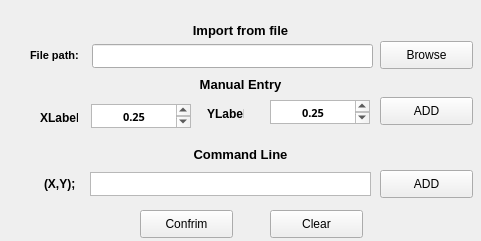
     <widget class="QWidget" name="TasksWidget" native="true">
      <property name="geometry">
       <rect>
        <x>550</x>
        <y>400</y>
        <width>481</width>
        <height>241</height>
       </rect>
      </property>
      <property name="styleSheet">
       <string notr="true">
QWidget#TasksWidget {
    background-color: qlineargradient(
        spread:pad, x1:0, y1:0, x2:0, y2:1,
        stop:0 palette(window), stop:1 palette(window)
    );
    padding: 10px;
    border: 1px solid palette(window);
}

</string>
      </property>
      <widget class="QPushButton" name="BaddPointCmndLine">
       <property name="geometry">
        <rect>
         <x>380</x>
         <y>170</y>
         <width>93</width>
         <height>28</height>
        </rect>
       </property>
       <property name="text">
        <string>ADD</string>
       </property>
      </widget>
      <widget class="QLineEdit" name="FilePathLabel">
       <property name="geometry">
        <rect>
         <x>92</x>
         <y>44</y>
         <width>281</width>
         <height>24</height>
        </rect>
       </property>
       <property name="font">
        <font>
         <pointsize>5</pointsize>
        </font>
       </property>
      </widget>
      <widget class="QTextEdit" name="addPointCmndLine">
       <property name="geometry">
        <rect>
         <x>90</x>
         <y>172</y>
         <width>281</width>
         <height>24</height>
        </rect>
       </property>
      </widget>
      <widget class="QLabel" name="label_26">
       <property name="geometry">
        <rect>
         <x>185</x>
         <y>74</y>
         <width>111</width>
         <height>20</height>
        </rect>
       </property>
       <property name="font">
        <font>
         <pointsize>10</pointsize>
         <bold>true</bold>
        </font>
       </property>
       <property name="text">
        <string>Manual Entry</string>
       </property>
       <property name="alignment">
        <set>Qt::AlignmentFlag::AlignCenter</set>
       </property>
      </widget>
      <widget class="QLabel" name="label_28">
       <property name="geometry">
        <rect>
         <x>30</x>
         <y>47</y>
         <width>81</width>
         <height>16</height>
        </rect>
       </property>
       <property name="font">
        <font>
         <pointsize>8</pointsize>
         <bold>true</bold>
        </font>
       </property>
       <property name="text">
        <string>File path:</string>
       </property>
      </widget>
      <widget class="QLabel" name="YLabel_2">
       <property name="geometry">
        <rect>
         <x>44</x>
         <y>174</y>
         <width>41</width>
         <height>20</height>
        </rect>
       </property>
       <property name="font">
        <font>
         <bold>true</bold>
        </font>
       </property>
       <property name="styleSheet">
        <string notr="true">border-color: rgb(0, 0, 0);</string>
       </property>
       <property name="text">
        <string>(X,Y);</string>
       </property>
      </widget>
      <widget class="QLabel" name="label_27">
       <property name="geometry">
        <rect>
         <x>185</x>
         <y>20</y>
         <width>111</width>
         <height>20</height>
        </rect>
       </property>
       <property name="font">
        <font>
         <pointsize>10</pointsize>
         <bold>true</bold>
        </font>
       </property>
       <property name="text">
        <string>Import from file</string>
       </property>
       <property name="alignment">
        <set>Qt::AlignmentFlag::AlignCenter</set>
       </property>
      </widget>
      <widget class="QPushButton" name="BaddPointMan">
       <property name="geometry">
        <rect>
         <x>380</x>
         <y>97</y>
         <width>93</width>
         <height>28</height>
        </rect>
       </property>
       <property name="text">
        <string>ADD</string>
       </property>
      </widget>
      <widget class="QLabel" name="label_29">
       <property name="geometry">
        <rect>
         <x>185</x>
         <y>144</y>
         <width>111</width>
         <height>20</height>
        </rect>
       </property>
       <property name="font">
        <font>
         <pointsize>10</pointsize>
         <bold>true</bold>
        </font>
       </property>
       <property name="text">
        <string>Command Line</string>
       </property>
       <property name="alignment">
        <set>Qt::AlignmentFlag::AlignCenter</set>
       </property>
      </widget>
      <widget class="QPushButton" name="BaddPointBrwose">
       <property name="geometry">
        <rect>
         <x>380</x>
         <y>41</y>
         <width>93</width>
         <height>28</height>
        </rect>
       </property>
       <property name="text">
        <string>Browse</string>
       </property>
      </widget>
      <widget class="QLabel" name="XLabel">
       <property name="geometry">
        <rect>
         <x>40</x>
         <y>110</y>
         <width>38</width>
         <height>16</height>
        </rect>
       </property>
       <property name="font">
        <font>
         <bold>true</bold>
        </font>
       </property>
       <property name="styleSheet">
        <string notr="true">border-color: rgb(0, 0, 0);</string>
       </property>
       <property name="text">
        <string>XLabel</string>
       </property>
      </widget>
      <widget class="QTextEdit" name="INXpos">
       <property name="geometry">
        <rect>
         <x>91</x>
         <y>104</y>
         <width>100</width>
         <height>24</height>
        </rect>
       </property>
       <property name="maximumSize">
        <size>
         <width>100</width>
         <height>50</height>
        </size>
       </property>
       <property name="font">
        <font>
         <family>Impact</family>
         <pointsize>9</pointsize>
         <bold>true</bold>
        </font>
       </property>
       <property name="styleSheet">
        <string notr="true">border-color: rgb(0, 0, 0);</string>
       </property>
       <property name="html">
        <string>&lt;!DOCTYPE HTML PUBLIC &quot;-//W3C//DTD HTML 4.0//EN&quot; &quot;http://www.w3.org/TR/REC-html40/strict.dtd&quot;&gt;
&lt;html&gt;&lt;head&gt;&lt;meta name=&quot;qrichtext&quot; content=&quot;1&quot; /&gt;&lt;meta charset=&quot;utf-8&quot; /&gt;&lt;style type=&quot;text/css&quot;&gt;
p, li { white-space: pre-wrap; }
hr { height: 1px; border-width: 0; }
li.unchecked::marker { content: &quot;\2610&quot;; }
li.checked::marker { content: &quot;\2612&quot;; }
&lt;/style&gt;&lt;/head&gt;&lt;body style=&quot; font-family:'Impact'; font-size:9pt; font-weight:700; font-style:normal;&quot;&gt;
&lt;p align=&quot;center&quot; style=&quot; margin-top:0px; margin-bottom:0px; margin-left:0px; margin-right:0px; -qt-block-indent:0; text-indent:0px;&quot;&gt;&lt;span style=&quot; font-family:'MS Shell Dlg 2'; font-size:8pt; font-weight:600;&quot;&gt;0.25&lt;/span&gt;&lt;/p&gt;&lt;/body&gt;&lt;/html&gt;</string>
       </property>
      </widget>
      <widget class="QTextEdit" name="INYpos">
       <property name="geometry">
        <rect>
         <x>270</x>
         <y>100</y>
         <width>100</width>
         <height>24</height>
        </rect>
       </property>
       <property name="maximumSize">
        <size>
         <width>100</width>
         <height>50</height>
        </size>
       </property>
       <property name="font">
        <font>
         <family>Impact</family>
         <pointsize>9</pointsize>
         <bold>true</bold>
        </font>
       </property>
       <property name="styleSheet">
        <string notr="true">border-color: rgb(0, 0, 0);</string>
       </property>
       <property name="html">
        <string>&lt;!DOCTYPE HTML PUBLIC &quot;-//W3C//DTD HTML 4.0//EN&quot; &quot;http://www.w3.org/TR/REC-html40/strict.dtd&quot;&gt;
&lt;html&gt;&lt;head&gt;&lt;meta name=&quot;qrichtext&quot; content=&quot;1&quot; /&gt;&lt;meta charset=&quot;utf-8&quot; /&gt;&lt;style type=&quot;text/css&quot;&gt;
p, li { white-space: pre-wrap; }
hr { height: 1px; border-width: 0; }
li.unchecked::marker { content: &quot;\2610&quot;; }
li.checked::marker { content: &quot;\2612&quot;; }
&lt;/style&gt;&lt;/head&gt;&lt;body style=&quot; font-family:'Impact'; font-size:9pt; font-weight:700; font-style:normal;&quot;&gt;
&lt;p align=&quot;center&quot; style=&quot; margin-top:0px; margin-bottom:0px; margin-left:0px; margin-right:0px; -qt-block-indent:0; text-indent:0px;&quot;&gt;&lt;span style=&quot; font-family:'MS Shell Dlg 2'; font-size:8pt; font-weight:600;&quot;&gt;0.25&lt;/span&gt;&lt;/p&gt;&lt;/body&gt;&lt;/html&gt;</string>
       </property>
      </widget>
      <widget class="QLabel" name="YLabel">
       <property name="geometry">
        <rect>
         <x>207</x>
         <y>106</y>
         <width>37</width>
         <height>16</height>
        </rect>
       </property>
       <property name="font">
        <font>
         <bold>true</bold>
        </font>
       </property>
       <property name="styleSheet">
        <string notr="true">border-color: rgb(0, 0, 0);</string>
       </property>
       <property name="text">
        <string>YLabel</string>
       </property>
      </widget>
      <widget class="QPushButton" name="BresetTasks">
       <property name="geometry">
        <rect>
         <x>270</x>
         <y>210</y>
         <width>93</width>
         <height>28</height>
        </rect>
       </property>
       <property name="text">
        <string>Clear</string>
       </property>
      </widget>
      <widget class="QPushButton" name="BConfirmTasks">
       <property name="geometry">
        <rect>
         <x>140</x>
         <y>210</y>
         <width>93</width>
         <height>28</height>
        </rect>
       </property>
       <property name="text">
        <string>Confrim</string>
       </property>
      </widget>
     </widget>
